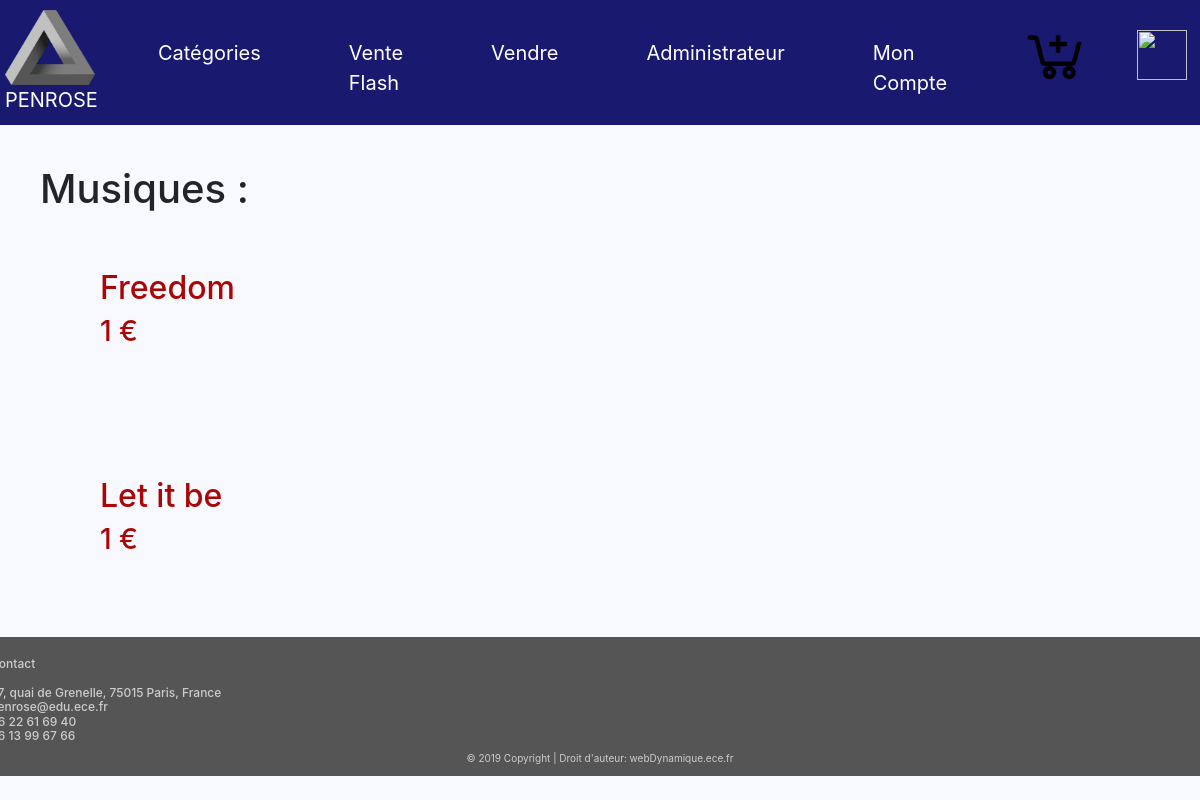
Before: /liste_musique_fiche.php with the older database file.
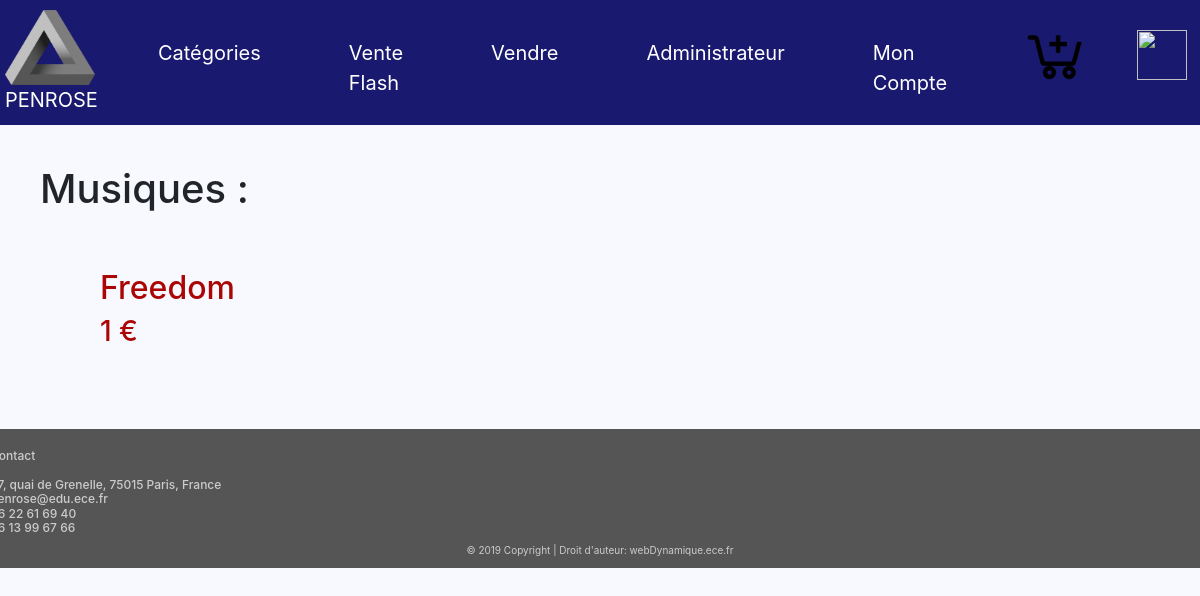
After: the same page with the newer database file.
### tables this page shows
CREATE TABLE IF NOT EXISTS `items` (
  `ID` int(50) NOT NULL AUTO_INCREMENT,
  `Titre` varchar(255) NOT NULL,
  `Photos` varchar(255) NOT NULL,
  `Description` varchar(1000) NOT NULL,
  `Video` varchar(255) NOT NULL,
  `Categorie` varchar(255) NOT NULL,
  `Prix` varchar(255) NOT NULL,
  `vendu` int(50) NOT NULL,
  PRIMARY KEY (`ID`),
  KEY `ID` (`ID`)
);

### liste_musique_fiche.php (the view, shortened to what this page needs)
<!DOCTYPE html>
<html>
<head>
<link rel="stylesheet"
href="https://stackpath.bootstrapcdn.com/bootstrap/4.1.3/css/bootstrap.min.css">
<link rel="stylesheet" type="text/css" href="styles.css">
</head>
<body>
<nav class="navbar navbar-expand-md">
<a class="navbar-brand" href="https://sites.google.com/site/tpe44lesillusionsoptiques/info-presse-classeur/le-triangle-de-penrose"><img class="logo" src="logo.png" height='75' width='90'/><br>	PENROSE</a>
<div class="collapse navbar-collapse" id="main-navigation">
<ul class="navbar-nav">
<li class="nav-item"><a class="nav-link"
href="Categorie.php">Catégories</a></li>
<li class="nav-item"><a class="nav-link" href="Venteflash.php">Vente Flash</a></li>
<li class="nav-item"><a class="nav-link"
href="verif_vendeur.php">Vendre</a></li>
<li class="nav-item"><a class="nav-link"
href="verif_admi.php">Administrateur</a></li>
<li class="nav-item"><a class="nav-link"
href="verif_acheteur.php">Mon Compte</a></li>
<a class="navbar-brand" href="Panier.php"><img class="panier" src="panier.png" height='70' width='70'> </a>
<a class="navbar-brand" href="logout.php"><img class="deco" src="Deco.png" height='50' width='50'> </a>
</ul>
</div>
</nav>
<?php
$database = "ece_amazon";
$db_handle = mysqli_connect('localhost', 'root', '');
$db_found = mysqli_select_db($db_handle, $database);
if($db_found)
{
	if(isset($_GET['show']))
	{
		$product=$_GET['show'];
		$sql = "SELECT * from items WHERE Titre='$product'";
		$result = mysqli_query($db_handle, $sql);
		$data = mysqli_fetch_assoc($result);
		$description=$data["Description"];
		?>
		<br>
		<div  style="margin-left: 750px; color:#AB0606; margin-top: 50px;">
			<img style="margin-left: -700px; margin-bottom: -300px;" src="<?php echo $data["Photos"];?>">
			<h1><?php echo $data["Titre"];?></h1>
			<h2 style="margin-left: 40px;"> <?php echo $data["Prix"];?> €</h2>
			<a href="Panier.php?action=ajout&amp;l=<?php echo $data["Titre"];?>&amp;q=1&amp;p=<?php echo $data["Prix"];?>&amp;ph=<?php echo $data["Photos"];?>" onclick="window(this.href, '',
'toolbar=no, location=no, directories=no, status=yes, scrollbars=yes, resizable=yes, copyhistory=no, width=600, height=350'); return false;">Ajouter au panier</a>
			<a href="liste_livre_fiche.php"><h4 style="margin-left: 40px; color:#000000;" >Retour</h4></a>
		</div><br>
		<?php
	}
	else
	{
		?><div style="margin-left: 40px; margin-top: 40px; " ><h1 > Musiques : </h1></div><?php
		$sql = "SELECT * from items WHERE Categorie='Musiques'";
		$result = mysqli_query($db_handle, $sql);
		while($data = mysqli_fetch_assoc($result))
		{
			?>
			<br><br>
			<div style="margin-left:100px;">
				<a href="?show=<?php echo $data["Titre"];?>"><h2 style="color:#AB0606;"><?php echo $data["Titre"];?></h2></a>
				<h3 style="color:#AB0606;"><?php echo $data["Prix"];?> € </h3>
			</div>
			<br/><br/><br/>
			<?php
		}
	}
	}
	?>
	<footer class="page-footer">
<div class="container">
<div class="row">
<div class="col-lg-8 col-md-8 col-sm-12">
</div>
<h4 class="contact">Contact<br> <br>
37, quai de Grenelle, 75015 Paris, France <br>
penrose@edu.ece.fr <br>
06 22 61 69 40 <br>
06 13 99 67 66
</h4>
</div>
</div>
<div class="copyright">&copy; 2019 Copyright | Droit
d'auteur: webDynamique.ece.fr </div>
</footer>
</body>
</html>

### styles.css (style rules this page uses)
body { padding: 0px; margin: 0px; background: #F8F8FF; }
.navbar { background:#191970; padding: 5px; font-size: 20px; }
.logo { margin-right:0px; }
.panier { margin-left:30px; margin-top:-5px; }
.deco { margin-left:30px; margin-top:5px; }
.nav-link, .navbar-brand { color: #fff; cursor: pointer; }
.nav-link { margin-left: 1.8em !important; margin-right: 1.8em; margin-top: 0.5em !important; }
.navbar-collapse { justify-content: flex-end; }
.page-footer { background-color: #555; color: #ccc; padding: 20px; padding-bottom: 10px; margin-right: 0px; }
.contact { font-size: 12px; margin-left: -800px; }
.copyright { font-size:10px; text-align: center; }

Changed rows visible on the page:
removed items: Titre "Let it be", Prix "1"
